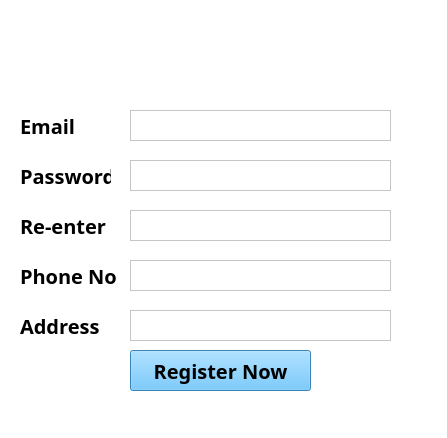
<?xml version="1.0" encoding="UTF-8"?>
<ui version="4.0">
 <class>frmLogin</class>
 <widget class="QMainWindow" name="frmLogin">
  <property name="geometry">
   <rect>
    <x>0</x>
    <y>0</y>
    <width>447</width>
    <height>438</height>
   </rect>
  </property>
  <property name="windowTitle">
   <string>Register</string>
  </property>
  <property name="styleSheet">
   <string notr="true">background-color: white;</string>
  </property>
  <widget class="QWidget" name="centralwidget">
   <widget class="QLabel" name="label">
    <property name="geometry">
     <rect>
      <x>70</x>
      <y>30</y>
      <width>301</width>
      <height>51</height>
     </rect>
    </property>
    <property name="text">
     <string/>
    </property>
    <property name="pixmap">
     <pixmap resource="abc.qrc">:/img/logo2.JPG</pixmap>
    </property>
    <property name="scaledContents">
     <bool>true</bool>
    </property>
   </widget>
   <widget class="QLabel" name="label_2">
    <property name="geometry">
     <rect>
      <x>20</x>
      <y>110</y>
      <width>91</width>
      <height>31</height>
     </rect>
    </property>
    <property name="font">
     <font>
      <family>Century Gothic</family>
      <pointsize>15</pointsize>
      <weight>75</weight>
      <bold>true</bold>
     </font>
    </property>
    <property name="text">
     <string>Email</string>
    </property>
   </widget>
   <widget class="QTextEdit" name="txtEmail">
    <property name="geometry">
     <rect>
      <x>130</x>
      <y>110</y>
      <width>261</width>
      <height>31</height>
     </rect>
    </property>
    <property name="font">
     <font>
      <pointsize>12</pointsize>
     </font>
    </property>
   </widget>
   <widget class="QLabel" name="label_3">
    <property name="geometry">
     <rect>
      <x>20</x>
      <y>160</y>
      <width>91</width>
      <height>31</height>
     </rect>
    </property>
    <property name="font">
     <font>
      <family>Century Gothic</family>
      <pointsize>15</pointsize>
      <weight>75</weight>
      <bold>true</bold>
     </font>
    </property>
    <property name="text">
     <string>Password</string>
    </property>
   </widget>
   <widget class="QTextEdit" name="txtPassword">
    <property name="geometry">
     <rect>
      <x>130</x>
      <y>160</y>
      <width>261</width>
      <height>31</height>
     </rect>
    </property>
    <property name="font">
     <font>
      <pointsize>12</pointsize>
     </font>
    </property>
   </widget>
   <widget class="QLabel" name="label_4">
    <property name="geometry">
     <rect>
      <x>20</x>
      <y>210</y>
      <width>91</width>
      <height>31</height>
     </rect>
    </property>
    <property name="font">
     <font>
      <family>Century Gothic</family>
      <pointsize>15</pointsize>
      <weight>75</weight>
      <bold>true</bold>
     </font>
    </property>
    <property name="text">
     <string>Re-enter</string>
    </property>
   </widget>
   <widget class="QTextEdit" name="txtReEnter">
    <property name="geometry">
     <rect>
      <x>130</x>
      <y>210</y>
      <width>261</width>
      <height>31</height>
     </rect>
    </property>
    <property name="font">
     <font>
      <pointsize>12</pointsize>
     </font>
    </property>
   </widget>
   <widget class="QLabel" name="label_5">
    <property name="geometry">
     <rect>
      <x>20</x>
      <y>260</y>
      <width>101</width>
      <height>31</height>
     </rect>
    </property>
    <property name="font">
     <font>
      <family>Century Gothic</family>
      <pointsize>15</pointsize>
      <weight>75</weight>
      <bold>true</bold>
     </font>
    </property>
    <property name="text">
     <string>Phone No</string>
    </property>
   </widget>
   <widget class="QTextEdit" name="txtPhoneNo">
    <property name="geometry">
     <rect>
      <x>130</x>
      <y>260</y>
      <width>261</width>
      <height>31</height>
     </rect>
    </property>
    <property name="font">
     <font>
      <pointsize>12</pointsize>
     </font>
    </property>
   </widget>
   <widget class="QLabel" name="label_6">
    <property name="geometry">
     <rect>
      <x>20</x>
      <y>310</y>
      <width>91</width>
      <height>31</height>
     </rect>
    </property>
    <property name="font">
     <font>
      <family>Century Gothic</family>
      <pointsize>15</pointsize>
      <weight>75</weight>
      <bold>true</bold>
     </font>
    </property>
    <property name="text">
     <string>Address</string>
    </property>
   </widget>
   <widget class="QTextEdit" name="txtAddress">
    <property name="geometry">
     <rect>
      <x>130</x>
      <y>310</y>
      <width>261</width>
      <height>31</height>
     </rect>
    </property>
    <property name="font">
     <font>
      <pointsize>12</pointsize>
     </font>
    </property>
   </widget>
   <widget class="QLabel" name="label_7">
    <property name="geometry">
     <rect>
      <x>0</x>
      <y>-60</y>
      <width>451</width>
      <height>561</height>
     </rect>
    </property>
    <property name="text">
     <string/>
    </property>
    <property name="pixmap">
     <pixmap>:/img/2.JPG</pixmap>
    </property>
    <property name="scaledContents">
     <bool>true</bool>
    </property>
   </widget>
   <widget class="QPushButton" name="btnRegister">
    <property name="geometry">
     <rect>
      <x>130</x>
      <y>350</y>
      <width>181</width>
      <height>41</height>
     </rect>
    </property>
    <property name="font">
     <font>
      <family>Century Gothic</family>
      <pointsize>15</pointsize>
      <weight>75</weight>
      <bold>true</bold>
     </font>
    </property>
    <property name="styleSheet">
     <string notr="true">background-color: rgb(79, 185, 255);</string>
    </property>
    <property name="text">
     <string>Register Now</string>
    </property>
   </widget>
   <zorder>label_7</zorder>
   <zorder>label</zorder>
   <zorder>label_2</zorder>
   <zorder>txtEmail</zorder>
   <zorder>label_3</zorder>
   <zorder>txtPassword</zorder>
   <zorder>label_4</zorder>
   <zorder>txtReEnter</zorder>
   <zorder>label_5</zorder>
   <zorder>txtPhoneNo</zorder>
   <zorder>label_6</zorder>
   <zorder>txtAddress</zorder>
   <zorder>btnRegister</zorder>
  </widget>
  <widget class="QMenuBar" name="menubar">
   <property name="geometry">
    <rect>
     <x>0</x>
     <y>0</y>
     <width>447</width>
     <height>21</height>
    </rect>
   </property>
  </widget>
  <widget class="QStatusBar" name="statusbar"/>
 </widget>
 <resources>
  <include location="abc.qrc"/>
 </resources>
 <connections/>
</ui>
